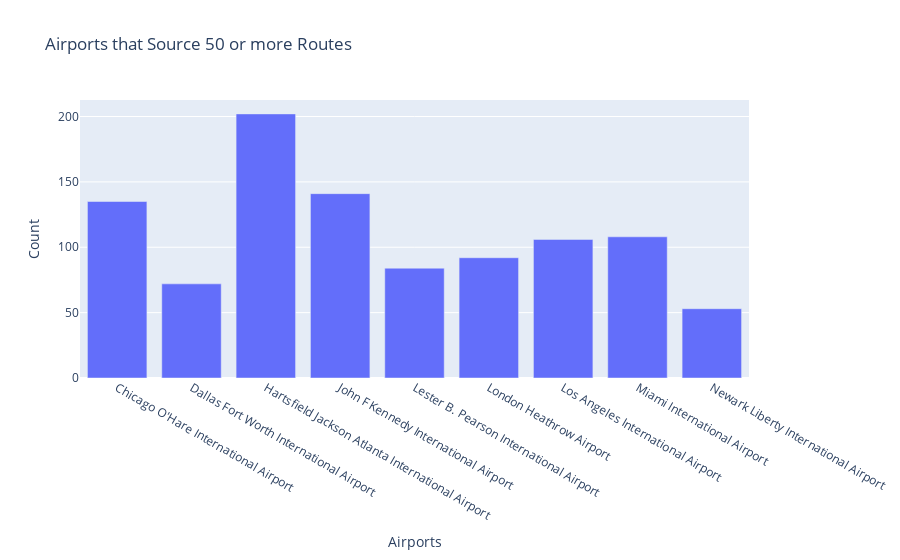

The code cell stored with this chart in its notebook:
### Code cell
usRoutes = pd.read_csv('../data/usRoutes.csv')

nullVal = r"\N"
usRoutes = usRoutes[usRoutes['meters'] == nullVal]

usRoutes['countVal'] = 1
usRoutesAirlines = usRoutes.groupby('SRCNAME')['countVal'].sum()
usRoutesAirlines = pd.DataFrame(usRoutesAirlines)
usRoutesAirlines = usRoutesAirlines.reset_index()

usRoutesAirlines = usRoutesAirlines[usRoutesAirlines['countVal'] >= 50]
fig = px.bar(usRoutesAirlines, x='SRCNAME', y='countVal',
              labels = {
                  'countVal': "Count",
                  'SRCNAME': 'Airports'
              },
              title = "Airports that Source 50 or more Routes")
fig.show()

### Figure 1 — Plotly figure (JSON) as saved in the notebook; plotly's stock layout.template omitted (floating-point values rounded to 4 significant figures)
{"data": [{"hovertemplate": "Airports=%{x}<br>Count=%{y}<extra></extra>", "legendgroup": "", "marker": {"color": "#636efa", "pattern": {"shape": ""}}, "name": "", "orientation": "v", "showlegend": false, "textposition": "auto", "type": "bar", "x": ["Chicago O'Hare International Airport", "Dallas Fort Worth International Airport", "Hartsfield Jackson Atlanta International Airport", "John F Kennedy International Airport", "Lester B. Pearson International Airport", "London Heathrow Airport", "Los Angeles International Airport", "Miami International Airport", "Newark Liberty International Airport"], "xaxis": "x", "y": [135, 72, 202, 141, 84, 92, 106, 108, 53], "yaxis": "y"}], "layout": {"barmode": "relative", "legend": {"tracegroupgap": 0}, "title": {"text": "Airports that Source 50 or more Routes"}, "xaxis": {"anchor": "y", "domain": [0, 1], "title": {"text": "Airports"}}, "yaxis": {"anchor": "x", "domain": [0, 1], "title": {"text": "Count"}}}}
